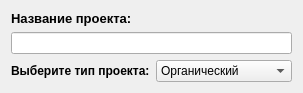
   <widget class="QWidget" name="layoutWidget">
    <property name="geometry">
     <rect>
      <x>210</x>
      <y>10</y>
      <width>301</width>
      <height>78</height>
     </rect>
    </property>
    <layout class="QVBoxLayout" name="verticalLayout_15">
     <item>
      <layout class="QVBoxLayout" name="verticalLayout_13">
       <item>
        <widget class="QLabel" name="label_128">
         <property name="font">
          <font>
           <pointsize>10</pointsize>
           <weight>75</weight>
           <bold>true</bold>
          </font>
         </property>
         <property name="text">
          <string>Название проекта:</string>
         </property>
        </widget>
       </item>
       <item>
        <widget class="QLineEdit" name="Name_project">
         <property name="text">
          <string/>
         </property>
        </widget>
       </item>
      </layout>
     </item>
     <item>
      <layout class="QHBoxLayout" name="horizontalLayout_10">
       <item>
        <widget class="QLabel" name="label_20">
         <property name="font">
          <font>
           <pointsize>9</pointsize>
           <weight>75</weight>
           <bold>true</bold>
          </font>
         </property>
         <property name="text">
          <string>Выберите тип проекта:</string>
         </property>
        </widget>
       </item>
       <item>
        <widget class="QComboBox" name="projectype">
         <property name="currentText">
          <string>Органический</string>
         </property>
         <item>
          <property name="text">
           <string>Органический</string>
          </property>
         </item>
         <item>
          <property name="text">
           <string>Полуразделенный</string>
          </property>
         </item>
         <item>
          <property name="text">
           <string>Встроенный</string>
          </property>
         </item>
        </widget>
       </item>
      </layout>
     </item>
    </layout>
   </widget>
